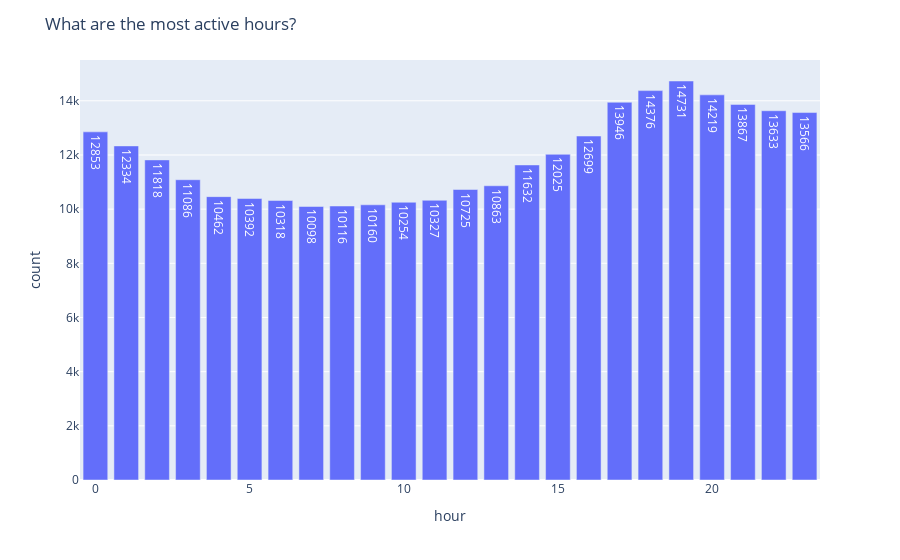

This figure's notebook cell:
### Code cell
# What are the most active hours?
temp = df.groupBy('hour').count().sort('hour').toPandas()
fig = px.bar(temp, x='hour', y='count', text='count')
fig.update_layout(title_text='What are the most active hours?')
fig.show()

### Figure 1 — Plotly figure (JSON) as saved in the notebook; plotly's stock layout.template omitted (floating-point values rounded to 4 significant figures)
{"data": [{"alignmentgroup": "True", "hovertemplate": "hour=%{x}<br>count=%{text}<extra></extra>", "legendgroup": "", "marker": {"color": "#636efa"}, "name": "", "offsetgroup": "", "orientation": "v", "showlegend": false, "text": [12853, 12334, 11818, 11086, 10462, 10392, 10318, 10098, 10116, 10160, 10254, 10327, 10725, 10863, 11632, 12025, 12699, 13946, 14376, 14731, 14219, 13867, 13633, 13566], "textposition": "auto", "type": "bar", "x": [0, 1, 2, 3, 4, 5, 6, 7, 8, 9, 10, 11, 12, 13, 14, 15, 16, 17, 18, 19, 20, 21, 22, 23], "xaxis": "x", "y": [12853, 12334, 11818, 11086, 10462, 10392, 10318, 10098, 10116, 10160, 10254, 10327, 10725, 10863, 11632, 12025, 12699, 13946, 14376, 14731, 14219, 13867, 13633, 13566], "yaxis": "y"}], "layout": {"barmode": "relative", "legend": {"tracegroupgap": 0}, "margin": {"t": 60}, "title": {"text": "What are the most active hours?"}, "xaxis": {"anchor": "y", "domain": [0, 1], "title": {"text": "hour"}}, "yaxis": {"anchor": "x", "domain": [0, 1], "title": {"text": "count"}}}}
